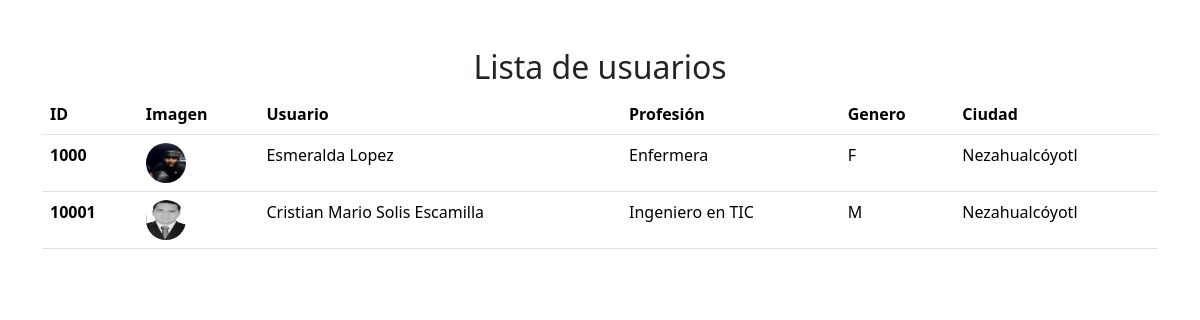
The page /usuario/lista/ on the database its author committed.
### usuarios/models.py (models this page shows, shortened)
class Usuario(models.Model):
    genero_eleccion = (
                ('F','Femenino'),
                ('M','Masculino'),
    )
    codigo = models.IntegerField()
    photo = models.ImageField(upload_to='photos/%Y/%m/%d/')
    nombre = models.CharField(max_length=100)
    profesion = models.CharField(max_length=100)
    genero = models.CharField(choices=genero_eleccion, max_length=100)
    ciudad = models.CharField(max_length=100)

### usuarios/views.py (the view)
# urls.py: path('lista/', views.usuariolist, name="usuario_list"),
def usuariolist(request):
    get_usuarios = Usuario.objects.all()
    data = {
        'get_usuarios': get_usuarios
    }
    return render(request, 'usuariolist.html', data)

### templates/usuariolist.html (shortened to what this page needs)
{% load static %}
<!DOCTYPE html>
<html>
    <head>
        <link rel="stylesheet" href="{% static 'css/bootstrap.min.css' %}">
    </head>
    <body>
        <div class="container">
            <h2 class="text-center mt-5">Lista de usuarios</h2>
            <table class="table">
                <thead>
                <tr>
                    <th scope="col">ID</th>
                    <th scope="col">Imagen</th>
                    <th scope="col">Usuario</th>
                    <th scope="col">Profesión</th>
                    <th scope="col">Genero</th>
                    <th scope="col">Ciudad</th>
                </tr>
                </thead>
                <tbody>
                {% for usr in get_usuarios  %}
                <tr>
                    <th> {{usr.codigo}}</th>
                    <th><img src="{{usr.photo.url}}" width="40" height="40" style="border-radius:50px"></th>
                    <td> {{usr.nombre}}</td>
                    <td> {{usr.profesion}}</td>
                    <td> {{usr.genero}}</td>
                    <td> {{usr.ciudad}}</td>
                </tr>
                {% endfor %}
                </tbody>
            </table>
        </div>
    </body>
</html>

### rows shown on the page
Usuario: codigo "1000", photo (picture), nombre "Esmeralda Lopez", profesion "Enfermera", genero "F", ciudad "Nezahualcóyotl"
Usuario: codigo "10001", photo (picture), nombre "Cristian Mario Solis Escamilla", profesion "Ingeniero en TIC", genero "M", ciudad "Nezahualcóyotl"
